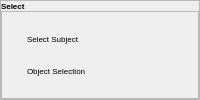
        <widget class="QFrame" name="select_frame_8">
         <property name="frameShape">
          <enum>QFrame::StyledPanel</enum>
         </property>
         <property name="frameShadow">
          <enum>QFrame::Raised</enum>
         </property>
         <layout class="QVBoxLayout" name="verticalLayout_19">
          <property name="spacing">
           <number>0</number>
          </property>
          <property name="leftMargin">
           <number>0</number>
          </property>
          <property name="topMargin">
           <number>0</number>
          </property>
          <property name="rightMargin">
           <number>0</number>
          </property>
          <property name="bottomMargin">
           <number>0</number>
          </property>
          <item>
           <widget class="QPushButton" name="select2_pushButton">
            <property name="font">
             <font>
              <family>Arial</family>
              <pointsize>6</pointsize>
              <weight>75</weight>
              <bold>true</bold>
             </font>
            </property>
            <property name="styleSheet">
             <string notr="true">QPushButton {
    text-align: left;}
QPushButton:hover{
	background-color: rgb(80, 80, 80);
   border-radius:5px;
}
QPushButton{
border:none;
 outline: none;
}</string>
            </property>
            <property name="text">
             <string>Select</string>
            </property>
            <property name="icon">
             <iconset>
              <normaloff>icon/icons8-page-size-50.png</normaloff>
              <normalon>icon/icons8-chevron-24.png</normalon>icon/icons8-page-size-50.png</iconset>
            </property>
            <property name="iconSize">
             <size>
              <width>12</width>
              <height>12</height>
             </size>
            </property>
            <property name="checkable">
             <bool>true</bool>
            </property>
            <property name="autoExclusive">
             <bool>true</bool>
            </property>
            <property name="flat">
             <bool>true</bool>
            </property>
           </widget>
          </item>
          <item>
           <widget class="QFrame" name="select_dropdown">
            <property name="frameShape">
             <enum>QFrame::StyledPanel</enum>
            </property>
            <property name="frameShadow">
             <enum>QFrame::Raised</enum>
            </property>
            <layout class="QVBoxLayout" name="verticalLayout_8">
             <property name="spacing">
              <number>0</number>
             </property>
             <property name="leftMargin">
              <number>0</number>
             </property>
             <property name="topMargin">
              <number>0</number>
             </property>
             <property name="rightMargin">
              <number>0</number>
             </property>
             <property name="bottomMargin">
              <number>0</number>
             </property>
             <item>
              <widget class="QPushButton" name="select_subject">
               <property name="font">
                <font>
                 <family>Arial</family>
                 <pointsize>6</pointsize>
                </font>
               </property>
               <property name="styleSheet">
                <string notr="true">QPushButton {
    text-align: left;
    padding-left: 25px; /* Optional: Adjust padding as needed */
}
QPushButton:hover{
	color: rgb(255, 167, 135);
	background-color: rgb(80, 80, 80);
   border-radius:5px;
}
QPushButton{
border:none;
 outline: none;
}</string>
               </property>
               <property name="text">
                <string>Select Subject</string>
               </property>
               <property name="icon">
                <iconset>
                 <normaloff>icon/icons8-invert-selection-30.png</normaloff>icon/icons8-invert-selection-30.png</iconset>
               </property>
               <property name="iconSize">
                <size>
                 <width>12</width>
                 <height>12</height>
                </size>
               </property>
               <property name="checkable">
                <bool>true</bool>
               </property>
               <property name="flat">
                <bool>true</bool>
               </property>
              </widget>
             </item>
             <item>
              <widget class="QPushButton" name="object_selection">
               <property name="font">
                <font>
                 <family>Arial</family>
                 <pointsize>6</pointsize>
                </font>
               </property>
               <property name="styleSheet">
                <string notr="true">QPushButton {
    text-align: left;
    padding-left: 25px; /* Optional: Adjust padding as needed */
}
QPushButton:hover{
	color: rgb(255, 167, 135);
	background-color: rgb(80, 80, 80);
   border-radius:5px;
}
QPushButton{
border:none;
 outline: none;
}</string>
               </property>
               <property name="text">
                <string>Object Selection</string>
               </property>
               <property name="icon">
                <iconset>
                 <normaloff>icon/icons8-object-rotation-50.png</normaloff>icon/icons8-object-rotation-50.png</iconset>
               </property>
               <property name="iconSize">
                <size>
                 <width>12</width>
                 <height>12</height>
                </size>
               </property>
               <property name="checkable">
                <bool>true</bool>
               </property>
               <property name="flat">
                <bool>true</bool>
               </property>
              </widget>
             </item>
            </layout>
           </widget>
          </item>
         </layout>
        </widget>
